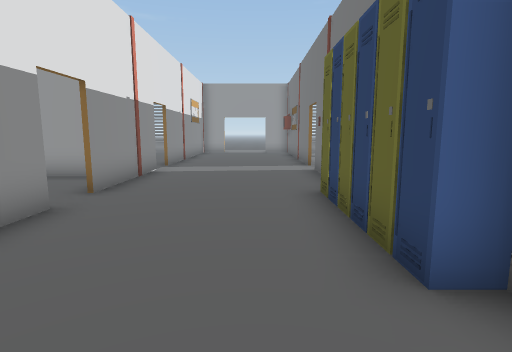
[1] (above)

22 first-person views from a walk through a 3-D level made in the Unity game engine. The camera is 1.2 m above the floor, tilts 8° down and sees 80° across. Doors are open. The floor is counted in squares, 1 m on a side. Each view is taken from the middle of a square. On the plan, view 1 faces up. The plan holds only what a view shows up to about 13 squares ahead; the rest is blank. The place goes on beyond the plan. The player character is not drawn.

[2]
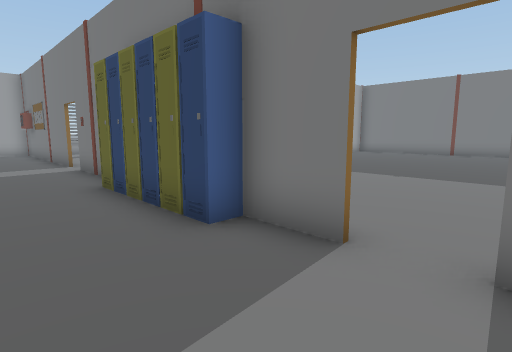

[3]
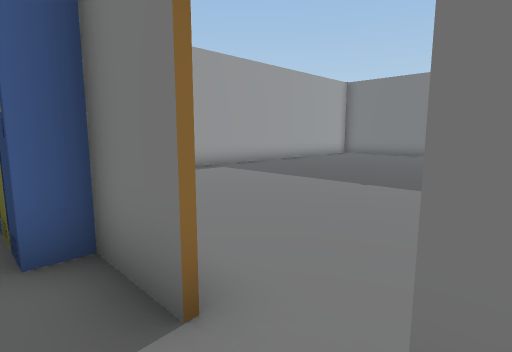

[4]
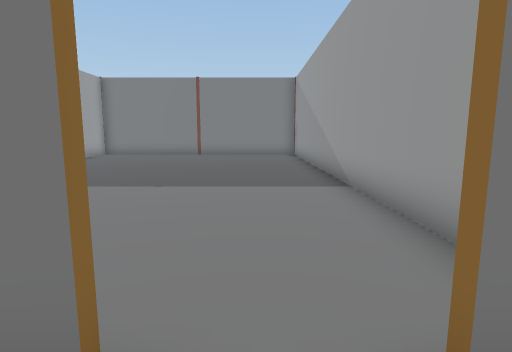

[5]
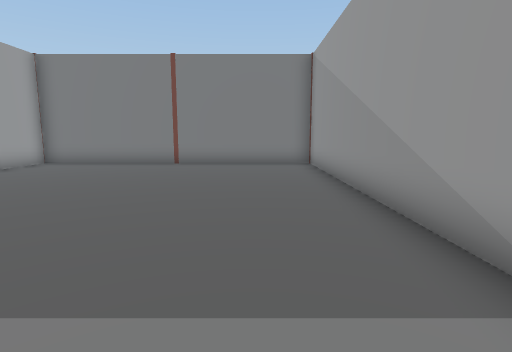

[6]
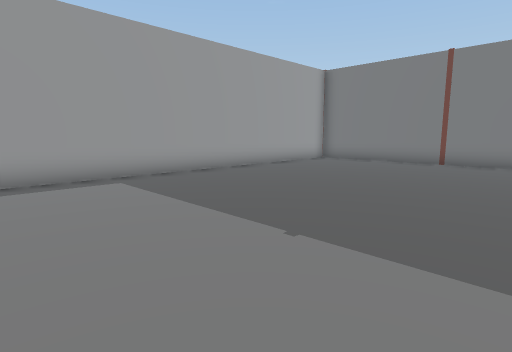

[7]
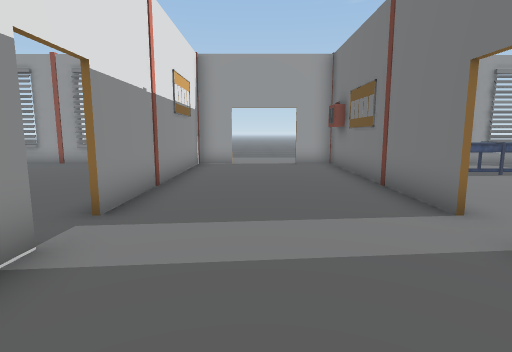

[8]
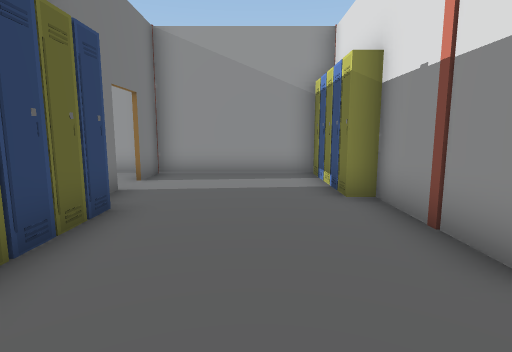

[9]
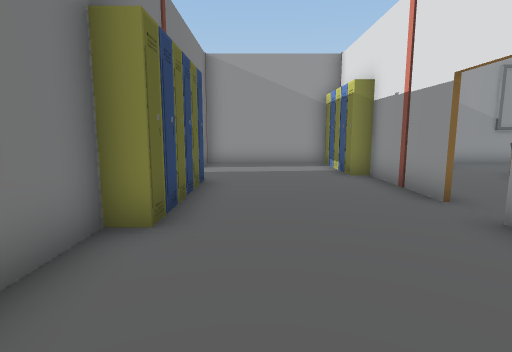

[10]
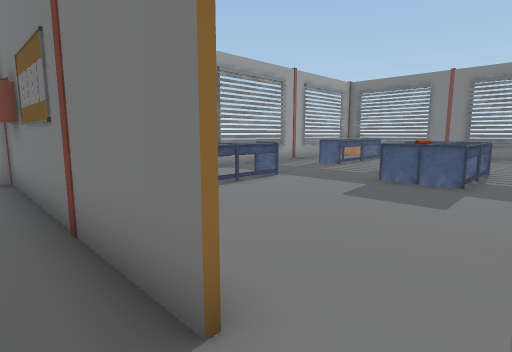

[11]
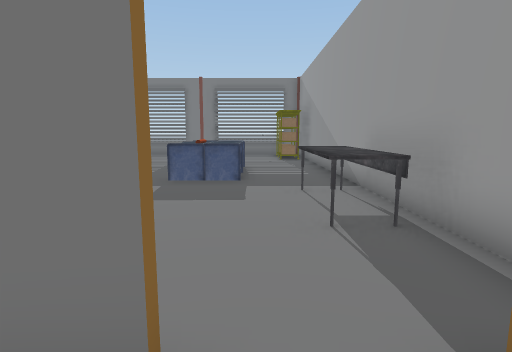

[12]
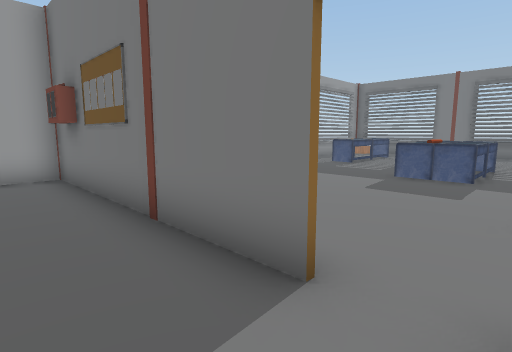

[13]
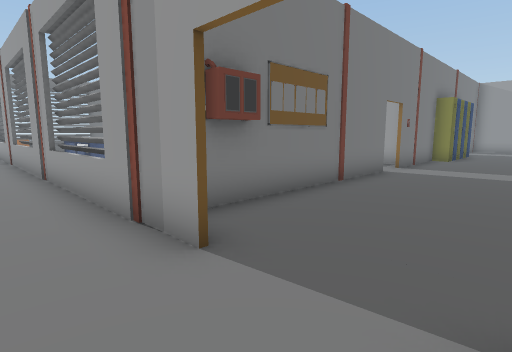

[14]
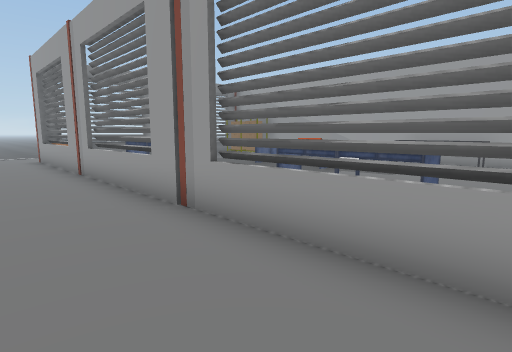

[15]
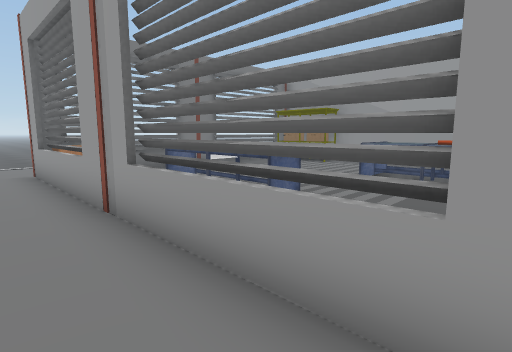

[16]
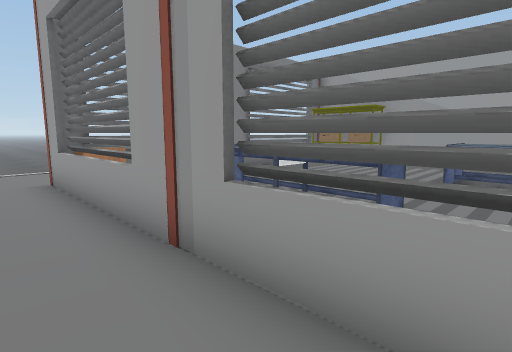

[17]
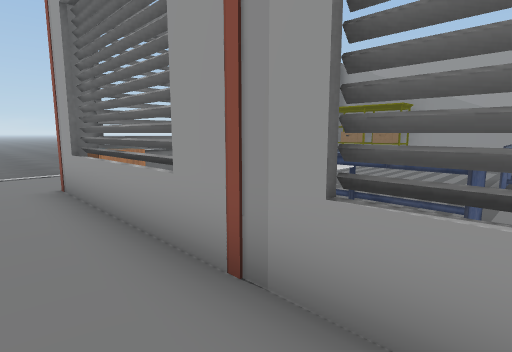

[18]
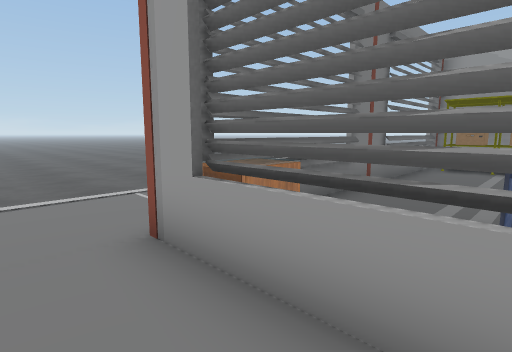

[19]
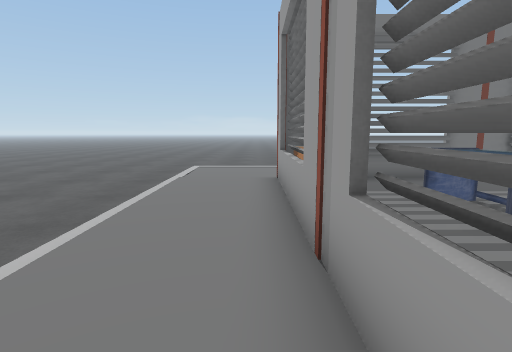

[20]
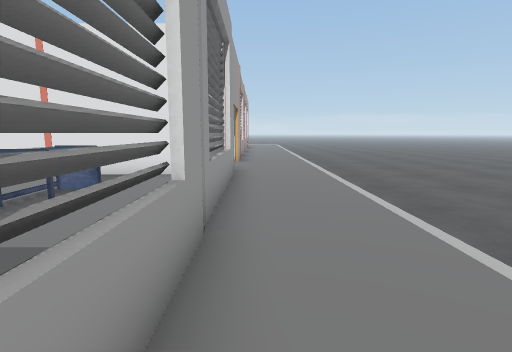

[21]
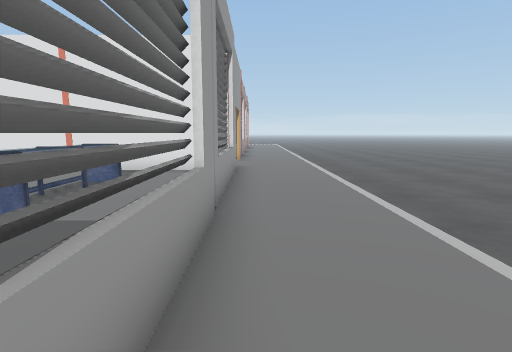

[22]
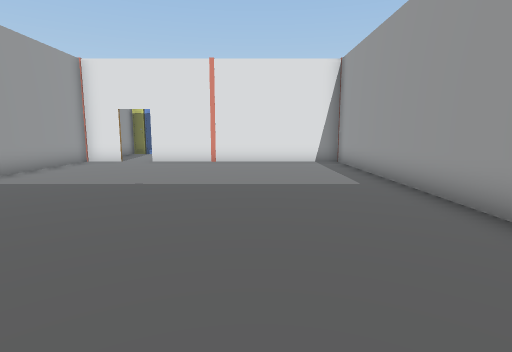

### Floor plan
Points are (right, up) in squares from view 1. A wall is a line through its corners. A room is listed if a view was taken in it or the views show most of it. See-through windows are left out.
Room 1 (views 1, 2, 3, 4, 5, 6, 7, 8, 9, 10, 11, 12, 22)
walls: (4.6, 8.5) (2.1, 8.5) (2.1, 6.4); (1.9, 6.5) (1.9, 10.1); (2.1, 2.6) (2.1, 0.5); (1.9, 0.5) (1.9, 2.2); (2.1, -0.6) (2.1, -2.2); (1.9, 11.2) (1.9, 19.1) (0.5, 19.1); (1.9, -2.2) (1.9, -0.6); (14.4, 8.5) (7.4, 8.5); (-3.3, 4.9) (-3.3, 1.5); (-3.3, 10.1) (-3.3, 6); (-2.5, -2.2) (18.2, -2.2) (18.2, 7.5); (2.1, 19.2) (2.1, 15.5); (-1.9, 19.1) (-3.3, 19.1) (-3.3, 11.2)
ways out: opening at (-0.5, 19) to room 2; opening at (3.7, 17) to room 3; opening at (16, 8.7) to room 3; open door at (2, 10.5) to room 3; open door at (-3, 5.5); open door at (-3, 10.5); open door at (2, 0)
objects: other object (-3, -2); other object (-3, -1); other object (-3, 0); other object (-3, 1); other object (1, 3) to (2, 3); other object (1, 4) to (2, 4); other object (1, 5) to (2, 5); other object (1, 6) to (2, 6)
Room 2 (views 13, 14, 15, 16, 17, 18, 19, 20, 21)
walls: (0.5, 19.4) (18.4, 19.4)
ways out: opening at (-0.5, 19) to room 1
Room 3 (no view inside)
walls: (10.1, 19.1) (7.5, 19.1); (7.4, 8.6) (14.5, 8.6); (2.1, 15.5) (2.1, 11.6); (18.2, 11.6) (18.2, 17.8); (17.2, 8.6) (18.2, 8.6); (2.5, 8.6) (4.5, 8.6); (18.2, 18.5) (18.2, 19.2); (18.2, 7.5) (18.2, 9.5)
ways out: opening at (3.7, 17) to room 1; opening at (16, 8.7) to room 1; open door at (2, 10.5) to room 1
objects: other object (5, 9) to (7, 10); other object (5, 16) to (8, 17); other object (9, 11) to (12, 12); other object (9, 12) to (10, 13); other object (11, 13) to (12, 13); other object (12, 16) to (15, 17); other object (15, 9) to (17, 10); other object (17, 18) to (17, 19)

Where each view was taken, in squares from view 1:
view 1: 0 up, 0 right, facing up
view 2: 1 down, 1 left, facing up-right
view 3: 1 down, 1 right, facing up-right
view 4: 0 up, 1 right, facing right
view 5: 0 up, 6 right, facing right
view 6: 0 up, 5 right, facing up-right
view 7: 7 up, 1 left, facing up
view 8: 7 up, 1 left, facing down
view 9: 10 up, 0 right, facing down
view 10: 10 up, 1 right, facing up-right
view 11: 11 up, 1 right, facing right
view 12: 10 up, 0 right, facing up-right
view 13: 21 up, 2 left, facing down-right
view 14: 22 up, 3 right, facing down-right
view 15: 21 up, 8 right, facing down-right
view 16: 21 up, 10 right, facing down-right
view 17: 21 up, 11 right, facing down-right
view 18: 21 up, 15 right, facing down-right
view 19: 20 up, 10 right, facing right
view 20: 20 up, 11 right, facing left
view 21: 20 up, 12 right, facing left
view 22: 5 up, 15 right, facing left
